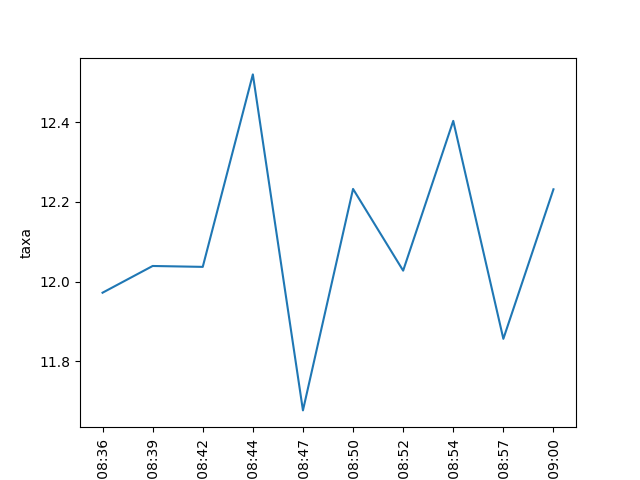

The script that drew this image:
#importanto as bibliotecas para trabalhar com os dados padrao pep8

#primeiro grupo de imports deve ser as bibliotecas nativas
import os
import time
import json
from random import random
from datetime import datetime

#segundo grupo de imports deve ser as bibliotecas de terceiros
import requests
import csv
from sys import argv

#terceiro grupo de imports deve ser as bibliotecas específicas ou locais
import pandas as pd
import seaborn as sns

#fim da importação de bibliotecas

#definindo url para extrair dados do site da b3
URL = 'https://www2.cetip.com.br/ConsultarTaxaDi/ConsultarTaxaDICetip.aspx'

#inicio função para extrair dados
def extrair_dados():
    for _ in range(0, 10): #executa o loop 10 vezes
        data_e_hora = datetime.now()
        data = datetime.strftime(data_e_hora, '%Y/%m/%d')
        hora = datetime.strftime(data_e_hora, '%H:%M:%S')
        
        try:
            response = requests.get(URL)
            response.raise_for_status()
        except requests.HTTPError as exc:
            print("Dado não encontrado, continuando.")
            cdi = None
        except Exception as exc:
            print("Erro, parando a execução.")
            raise exc
        else:
            dado = json.loads(response.text)
            cdi = float(dado['taxa'].replace(',', '.')) + (random() - 0.5)

        if not os.path.exists('./taxa-cdi.csv'):
            with open(file='./taxa-cdi.csv', mode='w', encoding='utf8') as fp:
                fp.write('data,hora,taxa\n')

        with open(file='./taxa-cdi.csv', mode='a', encoding='utf8') as fp:
            fp.write(f'{data},{hora},{cdi}\n')

        time.sleep(2 + (random() - 0.5))

    print("Sucesso")

def visualizar_dados(titulo):
    df = pd.read_csv('./taxa-cdi.csv')
    grafico = sns.lineplot(x=df['hora'], y=df['taxa'])
    _ = grafico.set_xticklabels(labels=df['hora'], rotation=90)
    grafico.get_figure().savefig(f"{titulo}.png")

if __name__ == '__main__':
    extrair_dados()
    titulo = argv[1]
    visualizar_dados(titulo)
    
